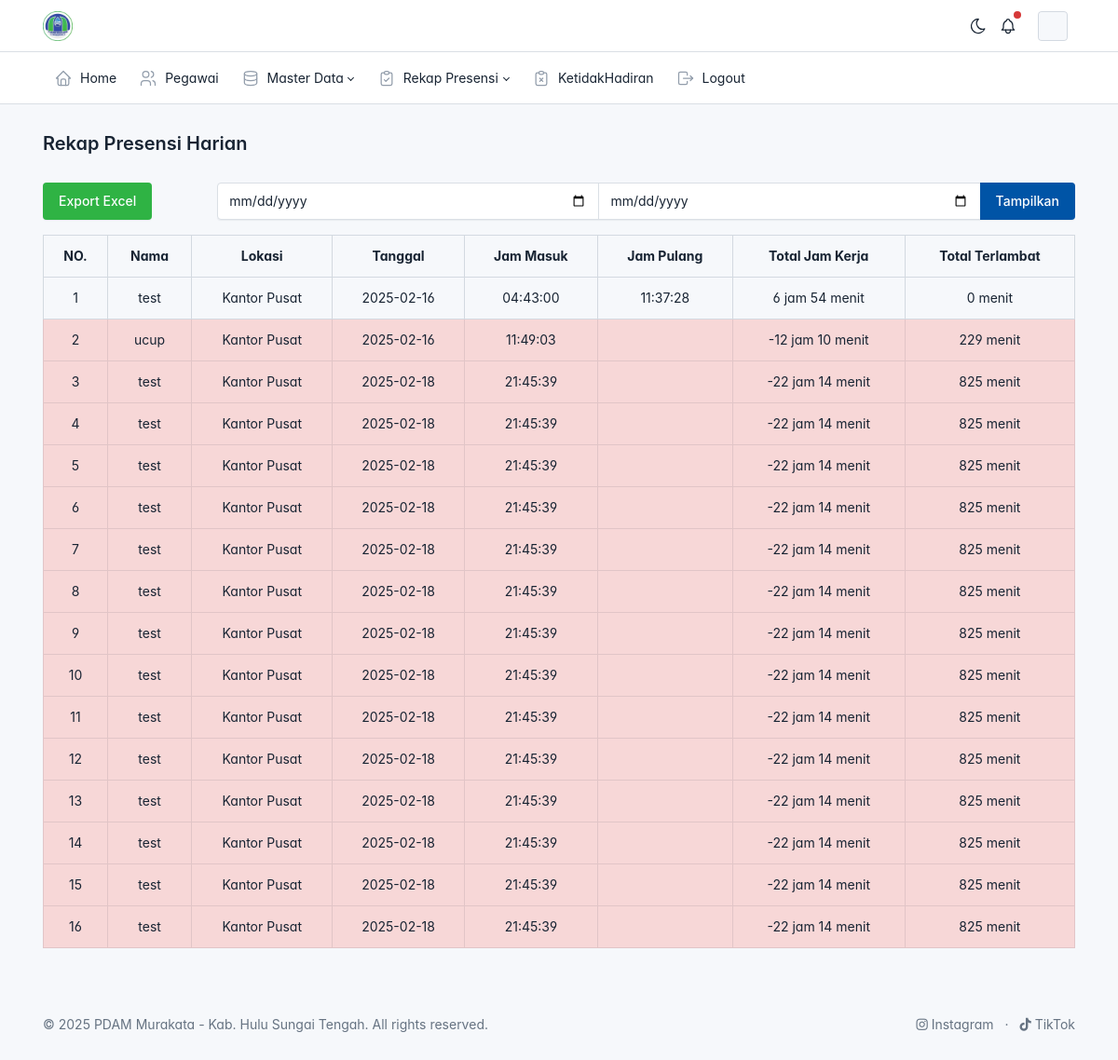
The app's page /admin/presensi/rekap_harian.php (signed in) with its own data.
### tables this page shows
CREATE TABLE `presensi` (
  `id` int NOT NULL,
  `id_pegawai` int NOT NULL,
  `tanggal_masuk` date DEFAULT NULL,
  `jam_masuk` time DEFAULT NULL,
  `foto_masuk` varchar(225) DEFAULT NULL,
  `jam_keluar` time DEFAULT NULL,
  `foto_keluar` varchar(225) DEFAULT NULL
);

CREATE TABLE `pegawai` (
  `id` int NOT NULL,
  `nip` varchar(50) DEFAULT NULL,
  `nama` varchar(255) DEFAULT NULL,
  `jenis_kelamin` enum('L','P') DEFAULT NULL,
  `alamat` text,
  `no_handphone` varchar(50) DEFAULT NULL,
  `id_jabatan` int DEFAULT NULL,
  `id_lok_presensi` int DEFAULT NULL,
  `foto` varchar(255) DEFAULT NULL
);

CREATE TABLE `lokasi_presensi` (
  `id` int NOT NULL,
  `nama_lokasi` varchar(225) NOT NULL,
  `alamat_lokasi` varchar(225) NOT NULL,
  `tipe_lokasi` varchar(225) NOT NULL,
  `latitude` varchar(50) NOT NULL,
  `longitude` varchar(50) NOT NULL,
  `radius` int NOT NULL,
  `zona_waktu` varchar(4) NOT NULL,
  `jam_masuk` time NOT NULL,
  `jam_pulang` time NOT NULL
);

### admin/presensi/rekap_harian.php (the view, shortened to what this page needs)
<?php
$judul = "Rekap Presensi Harian";
require_once realpath(__DIR__ . '/../../config/config.php');
if (empty($_GET['tanggal_dari'])) {
    $result = mysqli_query($connection, "SELECT pr.*, p.nama, l.nama_lokasi FROM presensi pr
    JOIN pegawai p ON  p.id = pr.id_pegawai
    JOIN lokasi_presensi l ON l.id = p.id_lok_presensi");
}
?>
<div class="page-header d-print-none">
    <div class="container-xl">
        <div class="row g-2 align-items-center">
            <div class="col">
                <h2 class="page-title">
                    <?= $judul ?>
                </h2>
            </div>
        </div>
    </div>
</div>
<div class="page-body">
    <div class="container-xl">
        <div class="row mb-3">
            <div class="col-md-2">
                <a href="export_excel.php?tanggal_dari=<?= $_GET['tanggal_dari'] ?? '' ?>&tanggal_sampai=<?= $_GET['tanggal_sampai'] ?? '' ?>"
                    class="btn btn-success">
                    Export Excel
                </a>
            </div>
            <div class="col-md-10">
                <form method="GET">
                    <div class="input-group">
                        <input type="date" class="form-control" name="tanggal_dari" required value="<?= isset($_GET['tanggal_dari']) ? $_GET['tanggal_dari'] : '' ?>">
                        <input type="date" class="form-control" name="tanggal_sampai" required value="<?= isset($_GET['tanggal_sampai']) ? $_GET['tanggal_sampai'] : '' ?>">
                        <button type="submit" class="btn btn-primary">Tampilkan</button>
                    </div>
                </form>
            </div>
        </div>
        <table class="table table-bordered">
            <tr class="text-center">
                <th>NO.</th>
                <th>Nama</th>
                <th>Lokasi</th>
                <th>Tanggal</th>
                <th>Jam Masuk</th>
                <th>Jam Pulang</th>
                <th>Total Jam Kerja</th>
                <th>Total Terlambat</th>
            </tr>
            <?php if (mysqli_num_rows($result) === 0) { ?>
                <tr>
                    <td colspan="7" class="text-center">Data rekap presensi masih kosong.</td>
                </tr>
            <?php } else {
                $no = 1;
                while ($rekap = mysqli_fetch_array($result)):
                    $jam_masuk = $rekap['jam_masuk'];
                    $jam_keluar = $rekap['jam_keluar'];
                    $tanggal_masuk = $rekap['tanggal_masuk'];
                    $tanggal_keluar = $rekap['tanggal_masuk'];
                    $jam_tanggal_masuk = date('Y-m-d H:i:s', strtotime("$tanggal_masuk $jam_masuk"));
                    $jam_tanggal_keluar = date('Y-m-d H:i:s', strtotime("$tanggal_keluar $jam_keluar"));
                    $timestamp_masuk = strtotime($jam_tanggal_masuk);
                    $timestamp_keluar = strtotime($jam_tanggal_keluar);
                    $selisih = $timestamp_keluar - $timestamp_masuk;
                    $total_jam_kerja = floor($selisih / 3600);
                    $selisih -= $total_jam_kerja * 3600;
                    $selisih_menit_kerja = floor($selisih / 60);
                    $lokasi_presensi = $rekap['nama_lokasi'];
                    $lokasi_q = mysqli_query($connection, "SELECT * FROM lokasi_presensi WHERE nama_lokasi = '$lokasi_presensi'");
                    $lokasi_data = mysqli_fetch_assoc($lokasi_q);
                    $jam_masuk_standar = $lokasi_data['jam_masuk'];
                    $jam_standar = strtotime($tanggal_masuk . ' ' . $jam_masuk_standar);
                    $terlambat = $timestamp_masuk - $jam_standar;
                    $terlambat_menit = $terlambat > 0 ? floor($terlambat / 60) : 0;
                    ?>
                    <tr class="text-center<?= $terlambat_menit > 0 ? ' table-danger' : '' ?>">
                        <td><?= $no++ ?></td>
                        <td><?= htmlspecialchars($rekap['nama']) ?></td>
                        <td><?= $lokasi_presensi ?></td>
                        <td><?= $tanggal_masuk ?></td>
                        <td><?= $jam_masuk ?></td>
                        <td><?= $jam_keluar ?></td>
                        <td><?= $total_jam_kerja . ' jam ' . $selisih_menit_kerja . ' menit' ?></td>
                        <td><?= $terlambat_menit . ' menit' ?></td>
                    </tr>
                    <?php
                endwhile;
            } ?>
        </table>
    </div>
</div>
<?php
require_once __DIR__ . '/../layout/main.php';

### admin/layout/main.php (style rules this page uses)
:root { --tblr-font-sans-serif: 'Inter Var', -apple-system, BlinkMacSystemFont, San Francisco, Segoe UI, Roboto, Helvetica Neue, sans-serif; }
body { font-feature-settings: "cv03", "cv04", "cv11"; }

### records on screen
presensi: id_pegawai.nama "test", lokasi_presensi.nama_lokasi "Kantor Pusat", tanggal_masuk "2025-02-16", jam_masuk "04:43:00", jam_keluar "11:37:28", total_jam_kerja "6", selisih_menit_kerja "54", terlambat_menit "0"
presensi: id_pegawai.nama "ucup", lokasi_presensi.nama_lokasi "Kantor Pusat", tanggal_masuk "2025-02-16", jam_masuk "11:49:03", total_jam_kerja "-12", selisih_menit_kerja "10", terlambat_menit "229"
presensi: id_pegawai.nama "test", lokasi_presensi.nama_lokasi "Kantor Pusat", tanggal_masuk "2025-02-18", jam_masuk "21:45:39", total_jam_kerja "-22", selisih_menit_kerja "14", terlambat_menit "825"
presensi: id_pegawai.nama "test", lokasi_presensi.nama_lokasi "Kantor Pusat", tanggal_masuk "2025-02-18", jam_masuk "21:45:39", total_jam_kerja "-22", selisih_menit_kerja "14", terlambat_menit "825"
presensi: id_pegawai.nama "test", lokasi_presensi.nama_lokasi "Kantor Pusat", tanggal_masuk "2025-02-18", jam_masuk "21:45:39", total_jam_kerja "-22", selisih_menit_kerja "14", terlambat_menit "825"
presensi: id_pegawai.nama "test", lokasi_presensi.nama_lokasi "Kantor Pusat", tanggal_masuk "2025-02-18", jam_masuk "21:45:39", total_jam_kerja "-22", selisih_menit_kerja "14", terlambat_menit "825"
presensi: id_pegawai.nama "test", lokasi_presensi.nama_lokasi "Kantor Pusat", tanggal_masuk "2025-02-18", jam_masuk "21:45:39", total_jam_kerja "-22", selisih_menit_kerja "14", terlambat_menit "825"
presensi: id_pegawai.nama "test", lokasi_presensi.nama_lokasi "Kantor Pusat", tanggal_masuk "2025-02-18", jam_masuk "21:45:39", total_jam_kerja "-22", selisih_menit_kerja "14", terlambat_menit "825"
presensi: id_pegawai.nama "test", lokasi_presensi.nama_lokasi "Kantor Pusat", tanggal_masuk "2025-02-18", jam_masuk "21:45:39", total_jam_kerja "-22", selisih_menit_kerja "14", terlambat_menit "825"
presensi: id_pegawai.nama "test", lokasi_presensi.nama_lokasi "Kantor Pusat", tanggal_masuk "2025-02-18", jam_masuk "21:45:39", total_jam_kerja "-22", selisih_menit_kerja "14", terlambat_menit "825"
presensi: id_pegawai.nama "test", lokasi_presensi.nama_lokasi "Kantor Pusat", tanggal_masuk "2025-02-18", jam_masuk "21:45:39", total_jam_kerja "-22", selisih_menit_kerja "14", terlambat_menit "825"
presensi: id_pegawai.nama "test", lokasi_presensi.nama_lokasi "Kantor Pusat", tanggal_masuk "2025-02-18", jam_masuk "21:45:39", total_jam_kerja "-22", selisih_menit_kerja "14", terlambat_menit "825"
presensi: id_pegawai.nama "test", lokasi_presensi.nama_lokasi "Kantor Pusat", tanggal_masuk "2025-02-18", jam_masuk "21:45:39", total_jam_kerja "-22", selisih_menit_kerja "14", terlambat_menit "825"
presensi: id_pegawai.nama "test", lokasi_presensi.nama_lokasi "Kantor Pusat", tanggal_masuk "2025-02-18", jam_masuk "21:45:39", total_jam_kerja "-22", selisih_menit_kerja "14", terlambat_menit "825"
presensi: id_pegawai.nama "test", lokasi_presensi.nama_lokasi "Kantor Pusat", tanggal_masuk "2025-02-18", jam_masuk "21:45:39", total_jam_kerja "-22", selisih_menit_kerja "14", terlambat_menit "825"
presensi: id_pegawai.nama "test", lokasi_presensi.nama_lokasi "Kantor Pusat", tanggal_masuk "2025-02-18", jam_masuk "21:45:39", total_jam_kerja "-22", selisih_menit_kerja "14", terlambat_menit "825"

### other values on screen
$judul "Rekap Presensi Harian"
